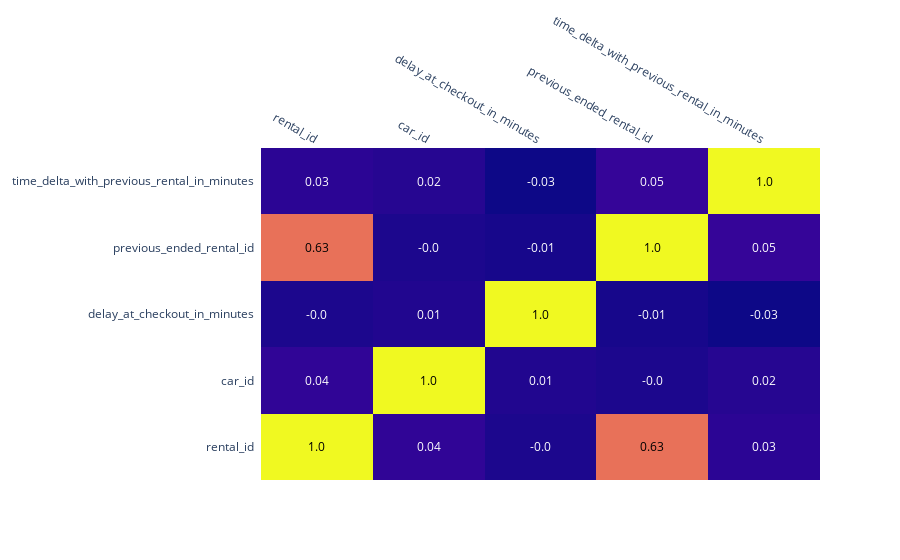

Notebook cell for this chart:
### Code cell
# Correlation matrix
corr_matrix = df_delay_analysis.corr().round(2)



fig = ff.create_annotated_heatmap(corr_matrix.values,
                                  x = corr_matrix.columns.tolist(),
                                  y = corr_matrix.index.tolist())


fig.show()

### Figure 1 — Plotly figure (JSON) as saved in the notebook; plotly's stock layout.template omitted (floating-point values rounded to 4 significant figures)
{"data": [{"colorscale": [[0, "#0d0887"], [0.1111, "#46039f"], [0.2222, "#7201a8"], [0.3333, "#9c179e"], [0.4444, "#bd3786"], [0.5556, "#d8576b"], [0.6667, "#ed7953"], [0.7778, "#fb9f3a"], [0.8889, "#fdca26"], [1, "#f0f921"]], "reversescale": false, "showscale": false, "type": "heatmap", "x": ["rental_id", "car_id", "delay_at_checkout_in_minutes", "previous_ended_rental_id", "time_delta_with_previous_rental_in_minutes"], "y": ["rental_id", "car_id", "delay_at_checkout_in_minutes", "previous_ended_rental_id", "time_delta_with_previous_rental_in_minutes"], "z": [[1, 0.04, 0, 0.63, 0.03], [0.04, 1, 0.01, 0, 0.02], [0, 0.01, 1, -0.01, -0.03], [0.63, 0, -0.01, 1, 0.05], [0.03, 0.02, -0.03, 0.05, 1]]}], "layout": {"annotations": [{"font": {"color": "#000000"}, "showarrow": false, "text": "1.0", "x": "rental_id", "xref": "x", "y": "rental_id", "yref": "y"}, {"font": {"color": "#FFFFFF"}, "showarrow": false, "text": "0.04", "x": "car_id", "xref": "x", "y": "rental_id", "yref": "y"}, {"font": {"color": "#FFFFFF"}, "showarrow": false, "text": "-0.0", "x": "delay_at_checkout_in_minutes", "xref": "x", "y": "rental_id", "yref": "y"}, {"font": {"color": "#000000"}, "showarrow": false, "text": "0.63", "x": "previous_ended_rental_id", "xref": "x", "y": "rental_id", "yref": "y"}, {"font": {"color": "#FFFFFF"}, "showarrow": false, "text": "0.03", "x": "time_delta_with_previous_rental_in_minutes", "xref": "x", "y": "rental_id", "yref": "y"}, {"font": {"color": "#FFFFFF"}, "showarrow": false, "text": "0.04", "x": "rental_id", "xref": "x", "y": "car_id", "yref": "y"}, {"font": {"color": "#000000"}, "showarrow": false, "text": "1.0", "x": "car_id", "xref": "x", "y": "car_id", "yref": "y"}, {"font": {"color": "#FFFFFF"}, "showarrow": false, "text": "0.01", "x": "delay_at_checkout_in_minutes", "xref": "x", "y": "car_id", "yref": "y"}, {"font": {"color": "#FFFFFF"}, "showarrow": false, "text": "-0.0", "x": "previous_ended_rental_id", "xref": "x", "y": "car_id", "yref": "y"}, {"font": {"color": "#FFFFFF"}, "showarrow": false, "text": "0.02", "x": "time_delta_with_previous_rental_in_minutes", "xref": "x", "y": "car_id", "yref": "y"}, {"font": {"color": "#FFFFFF"}, "showarrow": false, "text": "-0.0", "x": "rental_id", "xref": "x", "y": "delay_at_checkout_in_minutes", "yref": "y"}, {"font": {"color": "#FFFFFF"}, "showarrow": false, "text": "0.01", "x": "car_id", "xref": "x", "y": "delay_at_checkout_in_minutes", "yref": "y"}, {"font": {"color": "#000000"}, "showarrow": false, "text": "1.0", "x": "delay_at_checkout_in_minutes", "xref": "x", "y": "delay_at_checkout_in_minutes", "yref": "y"}, {"font": {"color": "#FFFFFF"}, "showarrow": false, "text": "-0.01", "x": "previous_ended_rental_id", "xref": "x", "y": "delay_at_checkout_in_minutes", "yref": "y"}, {"font": {"color": "#FFFFFF"}, "showarrow": false, "text": "-0.03", "x": "time_delta_with_previous_rental_in_minutes", "xref": "x", "y": "delay_at_checkout_in_minutes", "yref": "y"}, {"font": {"color": "#000000"}, "showarrow": false, "text": "0.63", "x": "rental_id", "xref": "x", "y": "previous_ended_rental_id", "yref": "y"}, {"font": {"color": "#FFFFFF"}, "showarrow": false, "text": "-0.0", "x": "car_id", "xref": "x", "y": "previous_ended_rental_id", "yref": "y"}, {"font": {"color": "#FFFFFF"}, "showarrow": false, "text": "-0.01", "x": "delay_at_checkout_in_minutes", "xref": "x", "y": "previous_ended_rental_id", "yref": "y"}, {"font": {"color": "#000000"}, "showarrow": false, "text": "1.0", "x": "previous_ended_rental_id", "xref": "x", "y": "previous_ended_rental_id", "yref": "y"}, {"font": {"color": "#FFFFFF"}, "showarrow": false, "text": "0.05", "x": "time_delta_with_previous_rental_in_minutes", "xref": "x", "y": "previous_ended_rental_id", "yref": "y"}, {"font": {"color": "#FFFFFF"}, "showarrow": false, "text": "0.03", "x": "rental_id", "xref": "x", "y": "time_delta_with_previous_rental_in_minutes", "yref": "y"}, {"font": {"color": "#FFFFFF"}, "showarrow": false, "text": "0.02", "x": "car_id", "xref": "x", "y": "time_delta_with_previous_rental_in_minutes", "yref": "y"}, {"font": {"color": "#FFFFFF"}, "showarrow": false, "text": "-0.03", "x": "delay_at_checkout_in_minutes", "xref": "x", "y": "time_delta_with_previous_rental_in_minutes", "yref": "y"}, {"font": {"color": "#FFFFFF"}, "showarrow": false, "text": "0.05", "x": "previous_ended_rental_id", "xref": "x", "y": "time_delta_with_previous_rental_in_minutes", "yref": "y"}, {"font": {"color": "#000000"}, "showarrow": false, "text": "1.0", "x": "time_delta_with_previous_rental_in_minutes", "xref": "x", "y": "time_delta_with_previous_rental_in_minutes", "yref": "y"}], "xaxis": {"dtick": 1, "gridcolor": "rgb(0, 0, 0)", "side": "top", "ticks": ""}, "yaxis": {"dtick": 1, "ticks": "", "ticksuffix": "  "}}}
